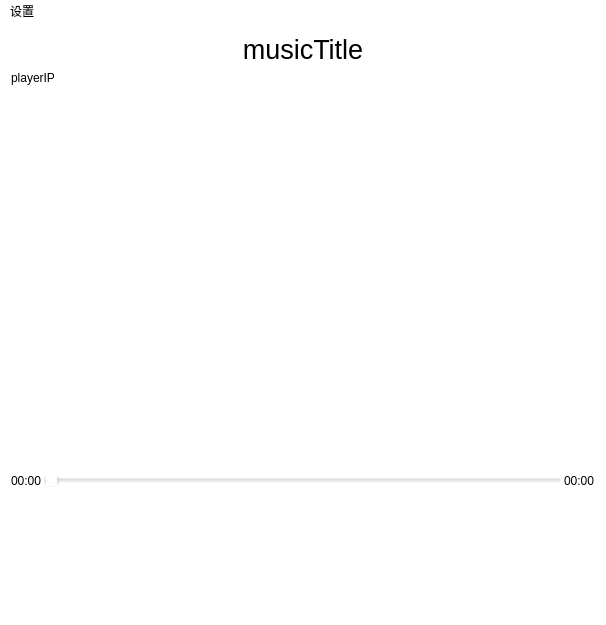
<?xml version="1.0" encoding="UTF-8"?>
<ui version="4.0">
 <class>MainWindow</class>
 <widget class="QMainWindow" name="MainWindow">
  <property name="geometry">
   <rect>
    <x>0</x>
    <y>0</y>
    <width>606</width>
    <height>625</height>
   </rect>
  </property>
  <property name="windowTitle">
   <string>MainWindow</string>
  </property>
  <property name="styleSheet">
   <string notr="true">background-color: rgb(255, 255, 255);</string>
  </property>
  <widget class="QWidget" name="centralWidget">
   <layout class="QGridLayout" name="gridLayout">
    <item row="5" column="0">
     <layout class="QHBoxLayout" name="horizontalLayout_2">
      <item>
       <widget class="QToolButton" name="toolButton">
        <property name="sizePolicy">
         <sizepolicy hsizetype="Fixed" vsizetype="Fixed">
          <horstretch>0</horstretch>
          <verstretch>0</verstretch>
         </sizepolicy>
        </property>
        <property name="minimumSize">
         <size>
          <width>80</width>
          <height>80</height>
         </size>
        </property>
        <property name="focusPolicy">
         <enum>Qt::NoFocus</enum>
        </property>
        <property name="styleSheet">
         <string notr="true">background-color: rgb(255, 255, 255,0);</string>
        </property>
        <property name="text">
         <string/>
        </property>
        <property name="icon">
         <iconset resource="image.qrc">
          <normaloff>:/image/image/view-refresh.png</normaloff>:/image/image/view-refresh.png</iconset>
        </property>
        <property name="iconSize">
         <size>
          <width>80</width>
          <height>80</height>
         </size>
        </property>
        <property name="autoRaise">
         <bool>true</bool>
        </property>
       </widget>
      </item>
      <item>
       <widget class="QToolButton" name="backButton">
        <property name="minimumSize">
         <size>
          <width>120</width>
          <height>120</height>
         </size>
        </property>
        <property name="focusPolicy">
         <enum>Qt::NoFocus</enum>
        </property>
        <property name="styleSheet">
         <string notr="true">background-color: rgb(255, 255, 255,0);</string>
        </property>
        <property name="text">
         <string/>
        </property>
        <property name="icon">
         <iconset resource="image.qrc">
          <normaloff>:/image/image/previous_press.png</normaloff>:/image/image/previous_press.png</iconset>
        </property>
        <property name="iconSize">
         <size>
          <width>120</width>
          <height>120</height>
         </size>
        </property>
        <property name="autoRaise">
         <bool>true</bool>
        </property>
       </widget>
      </item>
      <item>
       <widget class="QToolButton" name="playButton">
        <property name="minimumSize">
         <size>
          <width>120</width>
          <height>120</height>
         </size>
        </property>
        <property name="focusPolicy">
         <enum>Qt::NoFocus</enum>
        </property>
        <property name="styleSheet">
         <string notr="true">background-color: rgb(255, 255, 255,0);</string>
        </property>
        <property name="text">
         <string/>
        </property>
        <property name="icon">
         <iconset resource="image.qrc">
          <normaloff>:/image/image/start_press.png</normaloff>:/image/image/start_press.png</iconset>
        </property>
        <property name="iconSize">
         <size>
          <width>120</width>
          <height>120</height>
         </size>
        </property>
        <property name="autoRaise">
         <bool>true</bool>
        </property>
       </widget>
      </item>
      <item>
       <widget class="QToolButton" name="forButton">
        <property name="minimumSize">
         <size>
          <width>120</width>
          <height>120</height>
         </size>
        </property>
        <property name="focusPolicy">
         <enum>Qt::NoFocus</enum>
        </property>
        <property name="styleSheet">
         <string notr="true">background-color: rgb(255, 255, 255,0);</string>
        </property>
        <property name="text">
         <string/>
        </property>
        <property name="icon">
         <iconset resource="image.qrc">
          <normaloff>:/image/image/next_press.png</normaloff>:/image/image/next_press.png</iconset>
        </property>
        <property name="iconSize">
         <size>
          <width>120</width>
          <height>120</height>
         </size>
        </property>
        <property name="autoRaise">
         <bool>true</bool>
        </property>
       </widget>
      </item>
      <item>
       <widget class="QToolButton" name="planButton">
        <property name="minimumSize">
         <size>
          <width>80</width>
          <height>80</height>
         </size>
        </property>
        <property name="focusPolicy">
         <enum>Qt::NoFocus</enum>
        </property>
        <property name="styleSheet">
         <string notr="true">background-color: rgb(255, 255, 255,0);</string>
        </property>
        <property name="text">
         <string/>
        </property>
        <property name="icon">
         <iconset resource="image.qrc">
          <normaloff>:/image/image/repeat_all_press.png</normaloff>:/image/image/repeat_all_press.png</iconset>
        </property>
        <property name="iconSize">
         <size>
          <width>80</width>
          <height>80</height>
         </size>
        </property>
        <property name="autoRaise">
         <bool>true</bool>
        </property>
       </widget>
      </item>
     </layout>
    </item>
    <item row="4" column="0">
     <layout class="QHBoxLayout" name="horizontalLayout">
      <property name="spacing">
       <number>2</number>
      </property>
      <item>
       <widget class="QLabel" name="positionLable">
        <property name="styleSheet">
         <string notr="true">background-color: rgba(255, 255, 255, 0);</string>
        </property>
        <property name="text">
         <string>00:00</string>
        </property>
       </widget>
      </item>
      <item>
       <widget class="QSlider" name="timeSlider">
        <property name="focusPolicy">
         <enum>Qt::NoFocus</enum>
        </property>
        <property name="styleSheet">
         <string notr="true">background-color: rgba(255, 255, 255, 0);</string>
        </property>
        <property name="orientation">
         <enum>Qt::Horizontal</enum>
        </property>
       </widget>
      </item>
      <item>
       <widget class="QLabel" name="durationLable">
        <property name="styleSheet">
         <string notr="true">background-color: rgba(255, 255, 255, 0);</string>
        </property>
        <property name="text">
         <string>00:00</string>
        </property>
       </widget>
      </item>
     </layout>
    </item>
    <item row="3" column="0">
     <widget class="QTreeView" name="treeView">
      <property name="styleSheet">
       <string notr="true">background-color: rgba(255, 255, 255, 0);</string>
      </property>
     </widget>
    </item>
    <item row="0" column="0">
     <widget class="QLabel" name="titleLable">
      <property name="font">
       <font>
        <pointsize>20</pointsize>
       </font>
      </property>
      <property name="styleSheet">
       <string notr="true">background-color: rgba(255, 255, 255);</string>
      </property>
      <property name="text">
       <string>musicTitle</string>
      </property>
      <property name="alignment">
       <set>Qt::AlignCenter</set>
      </property>
      <property name="wordWrap">
       <bool>true</bool>
      </property>
     </widget>
    </item>
    <item row="1" column="0" rowspan="2">
     <widget class="QLabel" name="infoLabel">
      <property name="styleSheet">
       <string notr="true">background-color: rgba(255, 255, 255, 0);</string>
      </property>
      <property name="text">
       <string>playerIP</string>
      </property>
     </widget>
    </item>
   </layout>
  </widget>
  <widget class="QMenuBar" name="menuBar">
   <property name="geometry">
    <rect>
     <x>0</x>
     <y>0</y>
     <width>606</width>
     <height>23</height>
    </rect>
   </property>
   <widget class="QMenu" name="menu">
    <property name="title">
     <string>设置</string>
    </property>
    <addaction name="action"/>
   </widget>
   <addaction name="menu"/>
  </widget>
  <action name="action">
   <property name="text">
    <string>退出</string>
   </property>
  </action>
 </widget>
 <layoutdefault spacing="6" margin="11"/>
 <resources>
  <include location="image.qrc"/>
 </resources>
 <connections/>
</ui>
